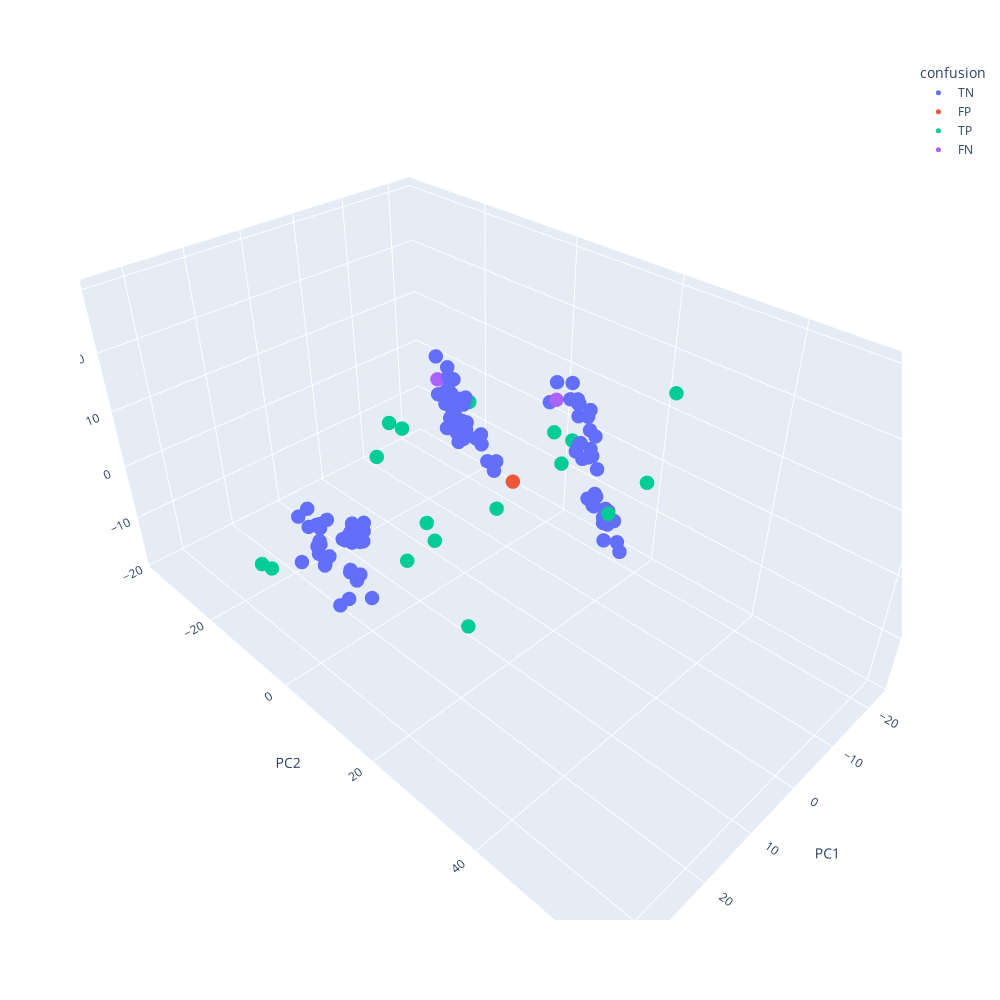

The code cell stored with this chart in its notebook:
### Markdown cell above
<hr width="50%" style="margin-top: 2rem; margin-bottom: 2rem; margin-left:0">

### Step 6: visualizing model's accuracy `(BONUS!)`

### Code cell
# TODO: initialize a column for the confusion matrix with default value = True Negative (TN)
df_pca_combined['confusion'] = 'TN'

# TODO: update the confusion matrix values based on the actual and predicted classes (True Positive, False Positive, True Negative, False Negative)
df_pca_combined['confusion'][(df_pca_combined['class'] == 0) & (df_pca_combined['anomaly'] == False)] = 'TN'
df_pca_combined['confusion'][(df_pca_combined['class'] == 0) & (df_pca_combined['anomaly'] == True)] = 'FP'
df_pca_combined['confusion'][(df_pca_combined['class'] == 1) & (df_pca_combined['anomaly'] == False)] = 'FN'
df_pca_combined['confusion'][(df_pca_combined['class'] == 1) & (df_pca_combined['anomaly'] == True)] = 'TP'

# TODO: visualize the confusion matrix
fig = px.scatter_3d(df_pca_combined, x='PC1', y='PC2', z='PC3', color='confusion')
fig.update_traces(marker=dict(size=5))
fig.update_layout(width=1000, height=1000)
fig.show()

### Figure 1 — Plotly figure (JSON) as saved in the notebook; plotly's stock layout.template omitted (floating-point values rounded to 4 significant figures)
{"data": [{"hovertemplate": "confusion=TN<br>PC1=%{x}<br>PC2=%{y}<br>PC3=%{z}<extra></extra>", "legendgroup": "TN", "marker": {"color": "#636efa", "size": 5, "symbol": "circle"}, "mode": "markers", "name": "TN", "scene": "scene", "showlegend": true, "type": "scatter3d", "x": [-15.9, -15.47, -15.72, -14.91, -14.57, -14.45, -14.08, -15.27, -14.04, -14.45, -15.38, -14.41, -14.65, -15.24, -14.81, -14.74, -13.89, -13.72, -13.85, -14.55, -13.4, -13.76, -13.8, -12.53, -13.11, -12.91, -12.82, -12.66, -13.13, -12.9, -13.06, -13.21, -10.98, -11.13, -15.92, -14.71, -14.12, -14.29, -14.35, -13.18, -13.99, -12.64, -11.68, -13.18, -12.1, -13.62, -12.72, -12.58, -11.97, -11.78, -11.49, -13.27, -12.67, -12.34, -11.98, -14.57, -12.82, -12.37, -11.06, -11.88, -13.07, -13.24, -10.82, -11.63, -10.9, -9.998, -10.12, -11.29, -12.27, 27.12, 24.92, 24.27, 23.02, 24.3, 23.25, 23.94, 22.44, 23.2, 22.2, 23.85, 23.79, 23.54, 23.16, 22.35, 23.51, 22.36, 22.61, 22.81, 24.81, 27.22, 24.19, 26.33, 27.12, 26.82, 26.13, 26.76, 27.43, 27.12, 27.64, 26.61, 27.58, 26.74, 27.15, 27.07, 28.29, 29.65], "y": [19.6, 19.25, 18.12, 17.43, 16.78, 16.96, 17.61, 17.2, 14.93, 13.5, 16.49, 14.9, 15.03, 14.37, 13.94, 13.63, 15.3, 13.68, 13.89, 12.47, 11.34, 13.49, 10.9, 13.5, 11.78, 12.28, 11.86, 10.39, 11.79, 14.36, 12.53, 10.2, 9.05, 7.645, -8.508, -9.491, -7.266, -10.46, -10.67, -13.17, -15.97, -13.11, -15.48, -18.26, -16.34, -13.61, -17.54, -13.27, -15.11, -18.77, -14.21, -16.5, -12.44, -12.92, -12.55, -17.47, -16.68, -13.96, -17.69, -12.72, -10.59, -16.85, -13.01, -13.33, -14.31, -14.45, -14.65, -15.24, -17.06, 2.435, 1.64, 1.789, 4.67, 0.7, 1.374, 1.591, 0.7085, 1.621, 2.98, 1.055, 1.98, 2.249, -0.3522, 2.087, 3.009, 3.39, 1.47, 3.482, 3.578, -1.128, 2.458, -4.27, -0.4145, 0.6402, 0.01469, -1.471, 0.1941, -1.048, -0.6346, -2.393, -2.547, -1.389, -0.1027, -0.4093, -3.724, -2.178], "z": [-13.77, -11.74, -8.23, -6.204, -7.648, -8.576, -11.51, -9.172, -5.915, -5.521, -6.483, -3.871, -4.465, 0.1616, 6.238, 2.523, -5.824, 7.715, 4.36, 9.234, 11.54, 11.18, 11.94, 2.978, 9.652, 4.808, 3.457, 12.23, 11.85, 3.478, 5.175, 14.73, 15.29, 11.22, -9.443, -9.303, -9.969, -6.055, -4.141, 2.622, -7.921, 1.499, -1.769, -0.6985, 7.611, -4.147, 2.26, -3.965, -0.2165, 8.87, 6.386, 0.2599, -1.768, -3.712, -4.84, -3.117, 4.295, 2.393, 2.295, -1.253, -4.344, 1.933, -3.191, -1.155, 3.907, 4.599, -2.754, 6.55, 0.7402, -9.038, -9.655, -4.443, -8.786, 0.5941, 0.2783, 1.473, 2.038, -7.174, 2.103, -5.544, 2.149, 3.776, -0.8385, -0.2316, -5.041, 3.897, 1.678, 0.91, 1.853, 3.702, 2.61, 4.41, 3.475, -1.129, 4.624, 0.3923, -2.7, 0.05734, -0.9398, -1.151, 2.792, -0.1536, -2.702, 4.175, 4.348, -2.165]}, {"hovertemplate": "confusion=FP<br>PC1=%{x}<br>PC2=%{y}<br>PC3=%{z}<extra></extra>", "legendgroup": "FP", "marker": {"color": "#EF553B", "size": 5, "symbol": "circle"}, "mode": "markers", "name": "FP", "scene": "scene", "showlegend": true, "type": "scatter3d", "x": [-17.14], "y": [-5.578], "z": [-12.92]}, {"hovertemplate": "confusion=TP<br>PC1=%{x}<br>PC2=%{y}<br>PC3=%{z}<extra></extra>", "legendgroup": "TP", "marker": {"color": "#00cc96", "size": 5, "symbol": "circle"}, "mode": "markers", "name": "TP", "scene": "scene", "showlegend": true, "type": "scatter3d", "x": [1.724, -11.95, -14.05, -22.97, -8.375, -11.74, -10.78, -15.47, 0.6835, -9.969, -14.45, -16.19, 12.37, 17.75, 18.77, 26.59, 22.58, 34.69], "y": [9.057, 19.71, 10.04, 59.85, 11.16, 10.0, -35.75, 23.81, -13.57, -30.25, 27.81, -15.42, 5.188, 19.4, 8.031, -18.96, 18.54, -1.917], "z": [-1.43, -3.986, 4.081, 29.95, 8.607, 0.8241, -18.82, 2.133, 2.374, -8.434, 19.63, -0.4088, -0.5123, -8.175, -2.302, -14.04, 9.225, -0.2441]}, {"hovertemplate": "confusion=FN<br>PC1=%{x}<br>PC2=%{y}<br>PC3=%{z}<extra></extra>", "legendgroup": "FN", "marker": {"color": "#ab63fa", "size": 5, "symbol": "circle"}, "mode": "markers", "name": "FN", "scene": "scene", "showlegend": true, "type": "scatter3d", "x": [-11.52, -11.44], "y": [8.594, -18.17], "z": [11.86, 4.865]}], "layout": {"height": 1000, "legend": {"title": {"text": "confusion"}, "tracegroupgap": 0}, "margin": {"t": 60}, "scene": {"domain": {"x": [0, 1], "y": [0, 1]}, "xaxis": {"title": {"text": "PC1"}}, "yaxis": {"title": {"text": "PC2"}}, "zaxis": {"title": {"text": "PC3"}}}, "width": 1000}}
